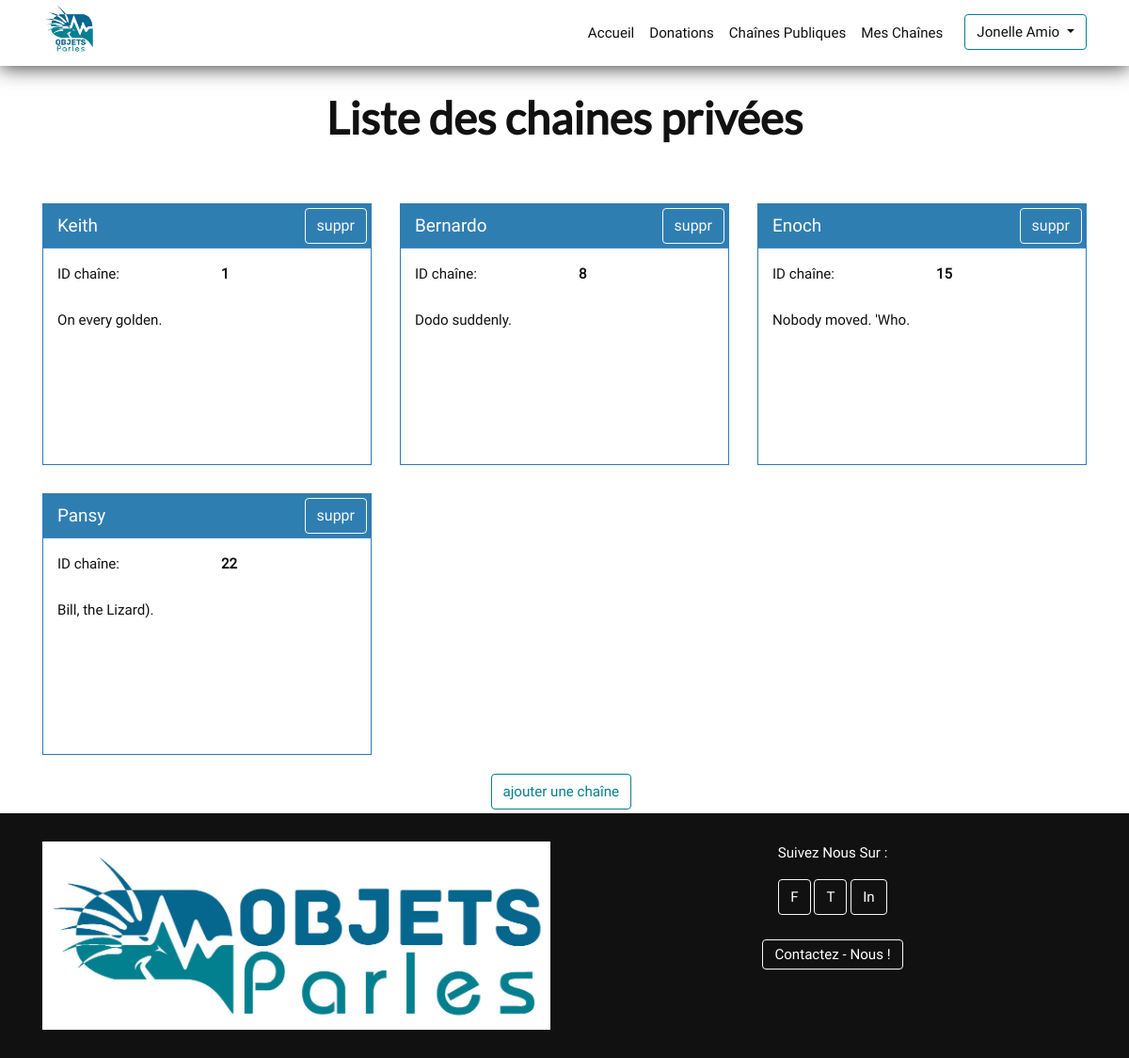
The page /index.php/mes-chaines (signed in) on the database its author committed.
### tables this page shows
CREATE TABLE `channel` (
  `idchannel` int(11) NOT NULL,
  `name` varchar(45) NOT NULL,
  `public` tinyint(1) NOT NULL,
  `comments` varchar(255) DEFAULT NULL
);

### controllers.php (called while the page is built, shortened)
<?php
    function mesChaines_action($liensDuSite, $uri, $uriDestination)
    {
        $chaines = get_mes_chaines();
        require 'view/mes-chaines.php';
    }
?>

### model.php (called while the page is built, shortened)
<?php
    function open_database_connection()
    {
        $link = new mysqli( 'localhost', 'root', '', 'objetsparles' ) or die("impossible de se connecter à la bdd");
        if ($link->errno) {
            echo "Echec de link n°{$link->errno} : {$link->error}";
            return null;
        }
        else
            return $link;
    }
    function get_mes_chaines()
    {
        $link = open_database_connection();
        $chaines = array();
        $resultall = mysqli_query($link,'SELECT `channel`.`idchannel`, `channel`.`name`, `channel`.`comments`
                                        FROM `channel`
                                        INNER JOIN `userchannel` ON `channel`.`idchannel` = `userchannel`.`idchannel`
                                        WHERE `userchannel`.`iduser` = \''.$_SESSION["user"]["id"].'\'');
        if (mysqli_num_rows($resultall) > 0) {
            while ($row = mysqli_fetch_assoc($resultall)) {
                $chaines[] = $row;
            }
        }
        return $chaines;
    }

### view/mes-chaines.php (the view, shortened to what this page needs)
<header class="login_form">
    <?php require "menu.php"; ?>
    <h1>Liste des chaines privées</h1>
</header>
<main id="page_content">
    <div id="wrap" >
        <div class="container">
            <div class="row align-items-center">
                <?php foreach($chaines as $chaine ) : ?>
                <div class="col-md-4">
                    <div class="panel panel-primary">
                        <div class="panel-heading ellipsis">
                            <a href="<?php echo $liensDuSite['uriChaine'].'?id='.$chaine['idchannel']; ?>">
                                <?php echo $chaine['name']; ?>
                            </a>
                            <form class="deleteForm" method="post" action="<?php echo ( "?id=".$chaine['idchannel'] ); ?>">
                                <input type="submit" name="deleteChannel" value="suppr" class="btn btn-outline-light text-light"/>
                            </form>
                        </div>
                        <div class="panel-body">
                            <div class="row">
                                <div class="channel_id">ID chaîne:</div>
                                <div class="channel_id">
                                    <b><?php echo $chaine['idchannel']; ?></b>
                                </div>
                            </div>
                            <p class="public_channel_description"><?php echo $chaine['comments']; ?></p>
                        </div>
                    </div>
                </div>
                <?php endforeach ?>
            </div>
        </div>
        <div class="add_channel">
            <a href="<?php echo $liensDuSite['uriCreateC']?>" class="btn btn-outline-primary button_add" title="création de chaîne">ajouter une chaîne</a>
        </div>
    </div>
</main>
<?php
    include 'layout.php';
?>

### css/main.css (style rules this page uses)
body:not(.page-accueil) { padding-top: 100px; }
header.login_form { color: #fff; }
.login_form { text-align: left; margin: 0 auto; }
.login_form h1 { padding-bottom: 1em; text-align: center; }
#wrap { min-height: 100%; height: auto; margin: 0 auto -56px; padding: 0 0 60px; }
.add_channel { margin: 0 auto; max-width: 157px; }
.deleteForm input { position: absolute; top: 15px; right: 20px; }
.button_add { background-color: white; color: #057f8e; border-color: #057f8e; transition: .6s all ease-in-out; }
@media (min-width: 768px) { .channel_id { width: 50%; float: left; } }
.channel_id { width: 50%; float: left; position: relative; min-height: 1px; padding-right: 15px; padding-left: 15px; }
.public_channel_description { height: 140px; overflow: hidden; margin: 25px 0 10px; }
.panel-heading { padding: 10px 15px; border-bottom: 1px solid transparent; border-top-right-radius: 3px; border-top-left-radius: 3px; }
.panel-heading>a { color: white; font-size: 20px; line-height: 25px; text-align: left; background: 0 0; }
.panel { margin-bottom: 20px; background-color: white; border: 1px solid transparent; border-radius: 4px; -webkit-box-shadow: 0 1px 1px rgba(0, 0, 0, .05); box-shadow: 0 1px 1px rgba(0, 0, 0, .05); }
.panel-primary { border-color: #2F7EB2; -webkit-border-radius: 0; -moz-border-radius: 0; border-radius: 0; margin-top: 10px; }
.panel-primary>.panel-heading { color: #fff; border-color: #428bca; background-color: #2F7EB2; -webkit-border-radius: 0; -moz-border-radius: 0; border-radius: 0; }
.ellipsis { overflow: hidden; text-overflow: ellipsis; white-space: nowrap; word-wrap: break-word; }
.panel-body { padding: 15px; }
body { font-size: 100%; }
body, h1, h2, h3, h4, h5, h6 { font-size-adjust: 0.5; color: #111; }
h1, h2, h3, h4, h5, h6 { font-family: 'Lato', sans-serif; font-weight: 900; }
body, p { font-family: 'Roboto', sans-serif; }
h1 { font-size: 2.998em; line-height: 1.25; }
@media (min-width: 43.75em) { h1 { font-size: 2.5em; line-height: 1.125; } }
@media (min-width: 56.25em) { h1 { font-size: 3em; line-height: 1.05; } }
html { color: #222; font-size: 1em; line-height: 1.4; }

### rows shown on the page
channel: name "Keith", idchannel "1", comments "On every golden."
channel: name "Bernardo", idchannel "8", comments "Dodo suddenly."
channel: name "Enoch", idchannel "15", comments "Nobody moved. 'Who."
channel: name "Pansy", idchannel "22", comments "Bill, the Lizard)."

### other values the page prints
$_SESSION['user']['fullName'] "Jonelle Amio"
